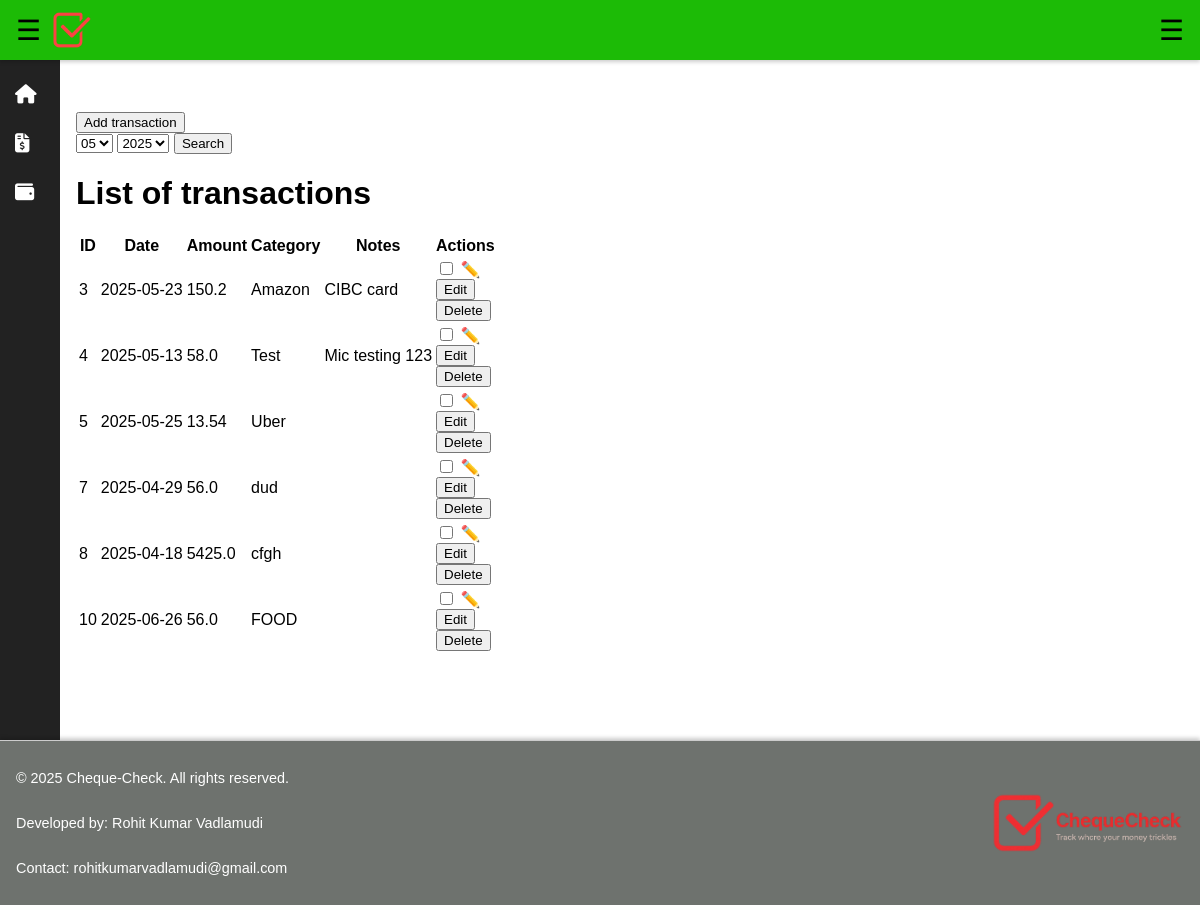
The app's page /transactions, older data.
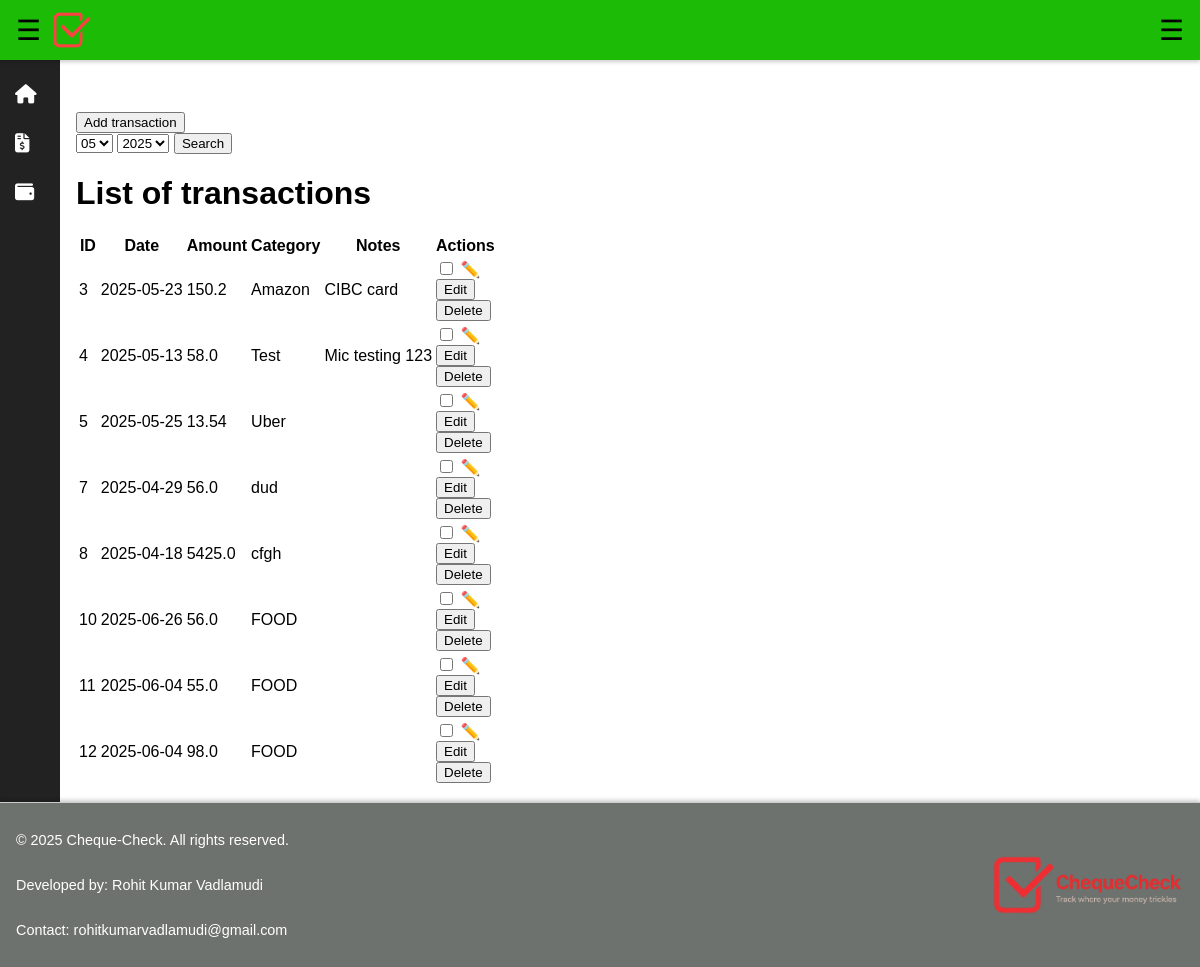
The same page, newer data.
### tables this page shows
CREATE TABLE expenses(
	id INTEGER PRIMARY KEY AUTOINCREMENT,
	date TEXT NOT NULL,
	amount REAL NOT NULL,
	category TEXT NOT NULL,
	notes TEXT);

### app.py (the view)
@app.route("/transactions")
def transactions():
	conn = sq.connect("expenses.db")
	cursor=conn.cursor()
	cursor.execute("""SELECT DISTINCT strftime('%m', date), strftime('%Y', date) FROM expenses""")
	month_year=cursor.fetchall()
	selected_month=request.args.get("month")
	selected_year=request.args.get("year")
	if selected_month and selected_month:
		cursor.execute("""SELECT*FROM expenses WHERE strftime('%m', date) = ? AND strftime('%Y', date) = ?""", (selected_month,selected_year))
	else:
		cursor.execute("""SELECT*FROM expenses""")
	expenses=cursor.fetchall()
	conn.close()
	return render_template("transactions.html", month=[item[0] for item in month_year], year= [item[1] for item in month_year], expenses=expenses)

### templates/transactions.html (shortened to what this page needs)
{% extends "base.html" %}
{% block content %}
		<br><br>
		<a href= "/add">
			<button type="button">Add transaction</button>
		</a>
		<form method="GET" action="/transactions">
			<select name="month" id="month">
				{% for item in month %}
				<option value="{{item}}" {% if item == request.args.get('month') %}selected{% endif %}>{{item}}</option>
				{% endfor %}
			</select>
			<select name="year" id="year">
				{% for item in year %}
				<option value="{{item}}" {% if item == request.args.get('year') %}selected{% endif %}>{{item}}</option>
				{% endfor %}
			</select>
			<button type="submit">Search</button>
		</form>
		<h1>List of transactions</h1>
		<table>
			<tr>
				<th>ID</th>
				<th>Date</th>
				<th>Amount</th>
				<th>Category</th>
				<th>Notes</th>
				<th>Actions</th>
			</tr>
			{% for items in expenses %}
			<tr>
				<td>{{items[0]}}</td>
				<td>{{items[1]}}</td>
				<td>{{items[2]}}</td>
				<td>{{items[3]}}</td>
				<td>{{items[4]}}</td>
				<td style="position: relative;">
					<input type="checkbox" id="menu-{{ items[0] }}" class="menu-toggle">
					<label for="menu-{{ items[0] }}" class="menu-dots">✏️</label>
					<div class="menu-options">
						<form action="/edit/{{ items[0] }}" method="POST">
							<button type="submit">Edit</button>
						</form>
						<form action="/delete/{{ items[0] }}" method="POST">
							<button type="submit">Delete</button>
						</form>
					</div>
				</td>
			</tr>
			{% endfor %}
		</table>
{% endblock %}

### templates/base.html (shortened to what this page needs)
<!DOCTYPE html>
<html lang="en">
<head>
<link rel="stylesheet" href="{{ url_for('static', filename='styles.css') }}" />
</head>
<body>
  <header>
    <div class="header_left">
      <label for="sidebar-toggle" class="sidebar-toggle-label" title="Toggle menu">&#9776;</label>
      <div class="header_logo">
        <a href="/">
          <img src="{{ url_for('static', filename='images/logo.png') }}" alt="Logo" />
        </a>
      </div>
    </div>
    <div class="options_menu">
      <label for="options-toggle" class="options-icon" title="Menu">&#9776;</label>
    </div>
  </header>
  <div class="container">
    <aside class="sidebar">
      <a class="sidebar_item" href="/">
        <i class="fas fa-home"></i>
      </a>
      <a class="sidebar_item" href="/transactions">
        <i class="fas fa-file-invoice-dollar"></i>
      </a>
      <a class="sidebar_item" href="/accounts">
        <i class="fas fa-wallet"></i>
      </a>
    </aside>
    <main>
      {% block content %}{% endblock %}
    </main>
  </div>
  <footer>
    <div class="footer_text">
      <p>&copy; 2025 Cheque-Check. All rights reserved.</p>
      <p>Developed by: Rohit Kumar Vadlamudi</p>
      <p>Contact: rohitkumarvadlamudi@gmail.com</p>
    </div>
    <div class="footer_logo">
      <a href="/">
        <img src="{{ url_for('static', filename='images/logo_with_name.png') }}" alt="Logo" />
      </a>
    </div>
  </footer>
</body>
</html>

### static/styles.css (style rules this page uses)
* { box-sizing: border-box; }
body, html { margin: 0; padding: 0; height: 100%; font-family: Arial, sans-serif; }
header { position: fixed; top: 0; left: 0; right: 0; height: 60px; background-color: #1cbb06; color: black; display: flex; align-items: center; justify-content: space-between; padding: 0 1rem; box-shadow: 0 2px 4px rgba(0,0,0,0.2); z-index: 1000; }
.header_left { display: flex; align-items: center; }
.sidebar-toggle-label { font-size: 28px; cursor: pointer; color: black; padding-right: 10px; user-select: none; display: flex; align-items: center; }
.header_logo img { max-height: 40px; width: auto; display: block; }
.options-icon { font-size: 28px; cursor: pointer; user-select: none; color: black; }
.container { display: flex; margin-top: 60px; min-height: calc(100vh - 60px - 60px); }
.sidebar { background-color: #222; width: 60px; transition: width 0.3s; display: flex; flex-direction: column; padding-top: 10px; overflow-x: hidden; }
.sidebar_item { display: flex; align-items: center; padding: 15px; color: white; text-decoration: none; white-space: nowrap; transition: background 0.2s; }
.sidebar_item i { font-size: 1.2rem; margin-right: 10px; width: 30px; text-align: center; color: white; }
main { flex-grow: 1; padding: 1rem; transition: margin-left 0.3s; overflow-x: auto; }
footer { background-color: #6e726e; color: white; padding: 15px 1rem; font-size: 0.9em; border-top: 1px solid #ccc; display: flex; justify-content: space-between; align-items: center; position: relative; bottom: 0; width: 100%; box-shadow: 0 -2px 4px rgba(0,0,0,0.2); margin-top: auto; }
.footer_text { display: flex; flex-direction: column; }
.footer_logo img { max-height: 60px; display: block; }

Row changes from the older to the newer data that the page shows:
added expenses: id "11", date "2025-06-04", amount "55.0", category "FOOD"
added expenses: id "12", date "2025-06-04", amount "98.0", category "FOOD"
